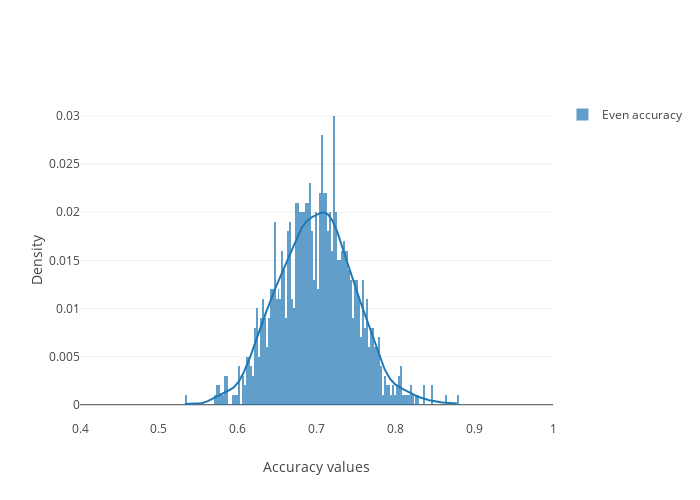

The cell this chart's notebook holds for it:
### Code cell
fig = ff.create_distplot([df_prob_fair[c] for c in df_prob_fair.columns], df_prob_fair.columns, 
                         bin_size = 0.0025, show_rug = False, histnorm = 'probability')
fig.update_layout(height = 500, width = 700,
                  template = 'none',
                  xaxis = {'title': 'Accuracy values', 'tickvals' : [0.1, 0.2, 0.3, 0.4, 0.5, 0.6, 0.7, 0.8, 0.9, 1], 'range' : [0.4,1]},
                  yaxis = {'title': 'Density'})
fig.write_image("images/metric_2.eps")
fig.show()

### Figure 1 — Plotly figure (JSON) as saved in the notebook; plotly's stock layout.template omitted (floating-point values rounded to 4 significant figures; data arrays with more than 128 entries replaced by an {"elided": "..."} marker saying what was removed)
{"data": [{"autobinx": false, "histnorm": "probability", "legendgroup": "Even accuracy", "marker": {"color": "rgb(31, 119, 180)"}, "name": "Even accuracy", "opacity": 0.7, "type": "histogram", "x": {"elided": "1000 float values"}, "xaxis": "x", "xbins": {"end": 0.8788, "size": 0.0025, "start": 0.533}, "yaxis": "y"}, {"legendgroup": "Even accuracy", "marker": {"color": "rgb(31, 119, 180)"}, "mode": "lines", "name": "Even accuracy", "showlegend": false, "type": "scatter", "x": {"elided": "500 float values"}, "xaxis": "x", "y": {"elided": "500 float values"}, "yaxis": "y"}], "layout": {"barmode": "overlay", "height": 500, "hovermode": "closest", "legend": {"traceorder": "reversed"}, "width": 700, "xaxis": {"anchor": "y2", "domain": [0, 1], "range": [0.4, 1], "tickvals": [0.1, 0.2, 0.3, 0.4, 0.5, 0.6, 0.7, 0.8, 0.9, 1], "title": {"text": "Accuracy values"}, "zeroline": false}, "yaxis": {"anchor": "free", "domain": [0, 1], "position": 0, "title": {"text": "Density"}}}}
